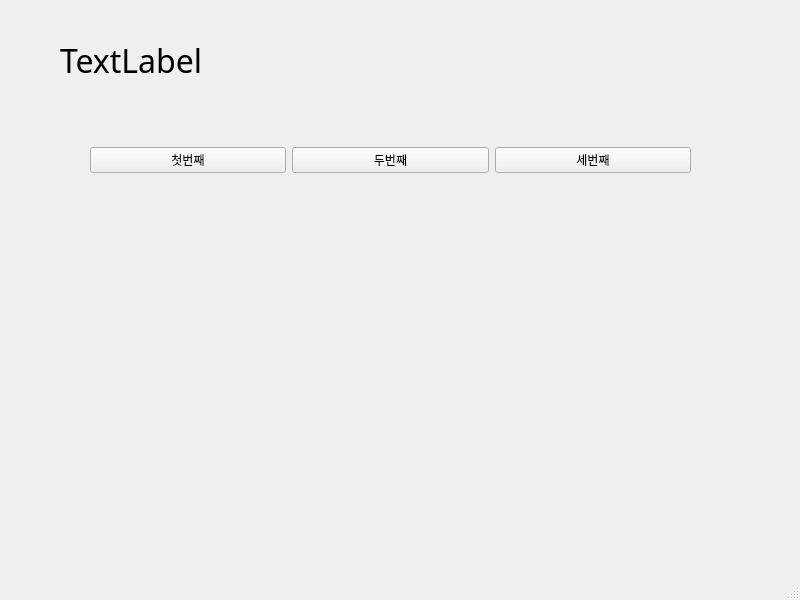
<?xml version="1.0" encoding="UTF-8"?>
<ui version="4.0">
 <class>MainWindow</class>
 <widget class="QMainWindow" name="MainWindow">
  <property name="geometry">
   <rect>
    <x>0</x>
    <y>0</y>
    <width>800</width>
    <height>600</height>
   </rect>
  </property>
  <property name="windowTitle">
   <string>MainWindow</string>
  </property>
  <widget class="QWidget" name="centralwidget">
   <widget class="QWidget" name="horizontalLayoutWidget">
    <property name="geometry">
     <rect>
      <x>90</x>
      <y>110</y>
      <width>601</width>
      <height>101</height>
     </rect>
    </property>
    <layout class="QHBoxLayout" name="horizontalLayout">
     <item>
      <widget class="QPushButton" name="pushButton">
       <property name="text">
        <string>첫번째</string>
       </property>
      </widget>
     </item>
     <item>
      <widget class="QPushButton" name="pushButton_3">
       <property name="text">
        <string>두번째</string>
       </property>
      </widget>
     </item>
     <item>
      <widget class="QPushButton" name="pushButton_2">
       <property name="text">
        <string>세번째</string>
       </property>
      </widget>
     </item>
    </layout>
   </widget>
   <widget class="QLabel" name="label">
    <property name="geometry">
     <rect>
      <x>60</x>
      <y>40</y>
      <width>701</width>
      <height>41</height>
     </rect>
    </property>
    <property name="font">
     <font>
      <family>돋움체</family>
      <pointsize>24</pointsize>
     </font>
    </property>
    <property name="text">
     <string>TextLabel</string>
    </property>
   </widget>
  </widget>
  <widget class="QMenuBar" name="menubar">
   <property name="geometry">
    <rect>
     <x>0</x>
     <y>0</y>
     <width>800</width>
     <height>21</height>
    </rect>
   </property>
  </widget>
  <widget class="QStatusBar" name="statusbar"/>
 </widget>
 <resources/>
 <connections>
  <connection>
   <sender>pushButton_3</sender>
   <signal>clicked()</signal>
   <receiver>MainWindow</receiver>
   <slot>secondClick()</slot>
   <hints>
    <hint type="sourcelabel">
     <x>402</x>
     <y>184</y>
    </hint>
    <hint type="destinationlabel">
     <x>392</x>
     <y>290</y>
    </hint>
   </hints>
  </connection>
  <connection>
   <sender>pushButton</sender>
   <signal>clicked()</signal>
   <receiver>MainWindow</receiver>
   <slot>firstClick()</slot>
   <hints>
    <hint type="sourcelabel">
     <x>223</x>
     <y>184</y>
    </hint>
    <hint type="destinationlabel">
     <x>214</x>
     <y>274</y>
    </hint>
   </hints>
  </connection>
  <connection>
   <sender>pushButton_2</sender>
   <signal>clicked()</signal>
   <receiver>MainWindow</receiver>
   <slot>thirdClick()</slot>
   <hints>
    <hint type="sourcelabel">
     <x>560</x>
     <y>179</y>
    </hint>
    <hint type="destinationlabel">
     <x>570</x>
     <y>264</y>
    </hint>
   </hints>
  </connection>
 </connections>
 <slots>
  <slot>firstClick()</slot>
  <slot>secondClick()</slot>
  <slot>thirdClick()</slot>
 </slots>
</ui>
